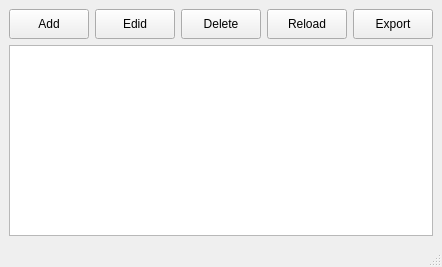
<?xml version="1.0" encoding="UTF-8"?>
<ui version="4.0">
 <class>MainWindow</class>
 <widget class="QMainWindow" name="MainWindow">
  <property name="geometry">
   <rect>
    <x>0</x>
    <y>0</y>
    <width>412</width>
    <height>267</height>
   </rect>
  </property>
  <property name="windowTitle">
   <string>MainWindow</string>
  </property>
  <widget class="QWidget" name="centralwidget">
   <layout class="QGridLayout" name="gridLayout">
    <item row="0" column="0">
     <widget class="QPushButton" name="BTNAdd">
      <property name="minimumSize">
       <size>
        <width>0</width>
        <height>30</height>
       </size>
      </property>
      <property name="text">
       <string>Add</string>
      </property>
     </widget>
    </item>
    <item row="0" column="1">
     <widget class="QPushButton" name="BTNEdit">
      <property name="minimumSize">
       <size>
        <width>0</width>
        <height>30</height>
       </size>
      </property>
      <property name="text">
       <string>Edid</string>
      </property>
     </widget>
    </item>
    <item row="0" column="2">
     <widget class="QPushButton" name="BTNDelete">
      <property name="minimumSize">
       <size>
        <width>0</width>
        <height>30</height>
       </size>
      </property>
      <property name="text">
       <string>Delete</string>
      </property>
     </widget>
    </item>
    <item row="0" column="3">
     <widget class="QPushButton" name="BTNReload">
      <property name="minimumSize">
       <size>
        <width>0</width>
        <height>30</height>
       </size>
      </property>
      <property name="text">
       <string>Reload</string>
      </property>
     </widget>
    </item>
    <item row="0" column="4">
     <widget class="QPushButton" name="BTNExport">
      <property name="minimumSize">
       <size>
        <width>0</width>
        <height>30</height>
       </size>
      </property>
      <property name="text">
       <string>Export</string>
      </property>
     </widget>
    </item>
    <item row="1" column="0" colspan="5">
     <widget class="QTableView" name="TableView">
      <property name="font">
       <font>
        <pointsize>12</pointsize>
       </font>
      </property>
      <property name="editTriggers">
       <set>QAbstractItemView::AnyKeyPressed|QAbstractItemView::DoubleClicked</set>
      </property>
      <property name="selectionMode">
       <enum>QAbstractItemView::SingleSelection</enum>
      </property>
      <property name="selectionBehavior">
       <enum>QAbstractItemView::SelectRows</enum>
      </property>
      <property name="sortingEnabled">
       <bool>true</bool>
      </property>
     </widget>
    </item>
   </layout>
  </widget>
  <widget class="QStatusBar" name="statusbar"/>
 </widget>
 <resources/>
 <connections/>
</ui>
